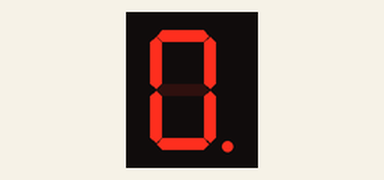
Recording of a sketch running on a simulated ESP32. On the bench: 1-digit seven-segment display.

Above: at 0.1 s.
At 2.1 s:
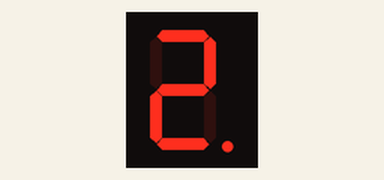
At 5.1 s:
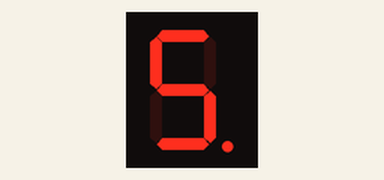
At 10.1 s:
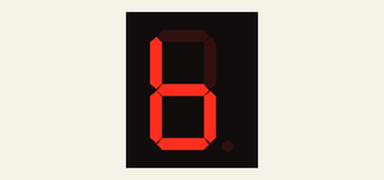
At 11.1 s:
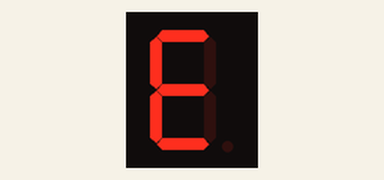
At 13.1 s:
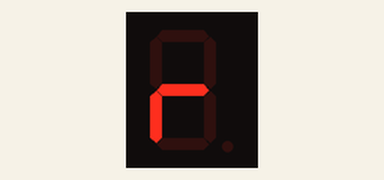

Measured:
- by itself, everything shown: repeats every 14.0 s, in 13 steps
- what the display in image 1 shows lasts 1.0 s, from 2.0 s to 3.0 s
- what the display in image 4 shows lasts 2.0 s, from 11.0 s to 13.0 s

The sketch:

7_Segment_Display.ino
```cpp
/*
Project:  7-Segment Display
Author:   Thomas Edlinger for www.edistechlab.com
Date:     Created 26.09.2020
Version:  V1.0
IDE:      Arduino IDE 1.8.13
 
Required Board (Tools -> Board -> Boards Manager...)
 - Board: esp8266 by ESP8266 Community   V2.7.4
 - Board: esp32   by Espressif Systems   V1.0.2

Required libraries (sketch -> include library -> manage libraries)
 - SevSegShift Library by Dean Reading V3.4.3

Wirering for the 7-Segment Display:
7-Segment   ESP32       ESP8266     UNO         Mega
COM         3.3V/GND    3.3V/GND    5V/GND      5V/GND
A           16          5 (D1)      2           2
B           17          4 (D2)      3           3
C           5           0 (D3)      4           4
D           18          2 (D4)      5           5
E           19          12 (D6)     6           6
F           21          13 (D7)     7           7
G           22          15 (D8)     8           8
DP          23          14 (D5)     9           9
*/

#include "SevSeg.h"
SevSeg sevseg;

void setup(){
  byte numDigits = 1;     // Anzahl der 7-Segment Anzeigen
  byte digitPins[] = {};  // Bleibt leer bei nur einem Display

  //Pin Definition in der Reihenfolge: A, B, C, D, E, F, G, DP
  byte segmentPins[] = {16, 17, 5, 18, 19, 21, 22, 23};   // NodeMCU ESP32
  //byte segmentPins[] = {2, 3, 4, 5, 6, 7, 8, 9};        // Arduino Uno und Mega 2560
  //byte segmentPins[] = {5, 4, 0, 2, 12, 13, 15, 14};    // NodeMCU ESP8266

  bool resistorsOnSegments = true;

  //Auswahl Common Anode oder Common Cathode 7-Segment Anzeige
  sevseg.begin(COMMON_CATHODE, numDigits, digitPins, segmentPins, resistorsOnSegments);
  //sevseg.begin(COMMON_ANODE, numDigits, digitPins, segmentPins, resistorsOnSegments);
  sevseg.setBrightness(90);
}

void loop(){
   // Zahlen von 0-9
   for(int i = 0; i < 10; i++){
     sevseg.setNumber(i, 0);  //zweite Stelle ist der DP, 0=EIN  1=AUS
     sevseg.refreshDisplay();
     delay(1000);
   }
   //Schreiben auf der 7-Segment Anzeige
   //a,b,c,d,e,f,g,h,i,j,l,n,o,p,q,r,s,t,u,v=u,y,z=2   -k,m,v,w,x,z
   sevseg.setChars("b"); sevseg.refreshDisplay(); delay(1000);
   sevseg.setChars("e"); sevseg.refreshDisplay(); delay(2000);  //doppel E
   sevseg.setChars("r"); sevseg.refreshDisplay(); delay(1000);
}
```
